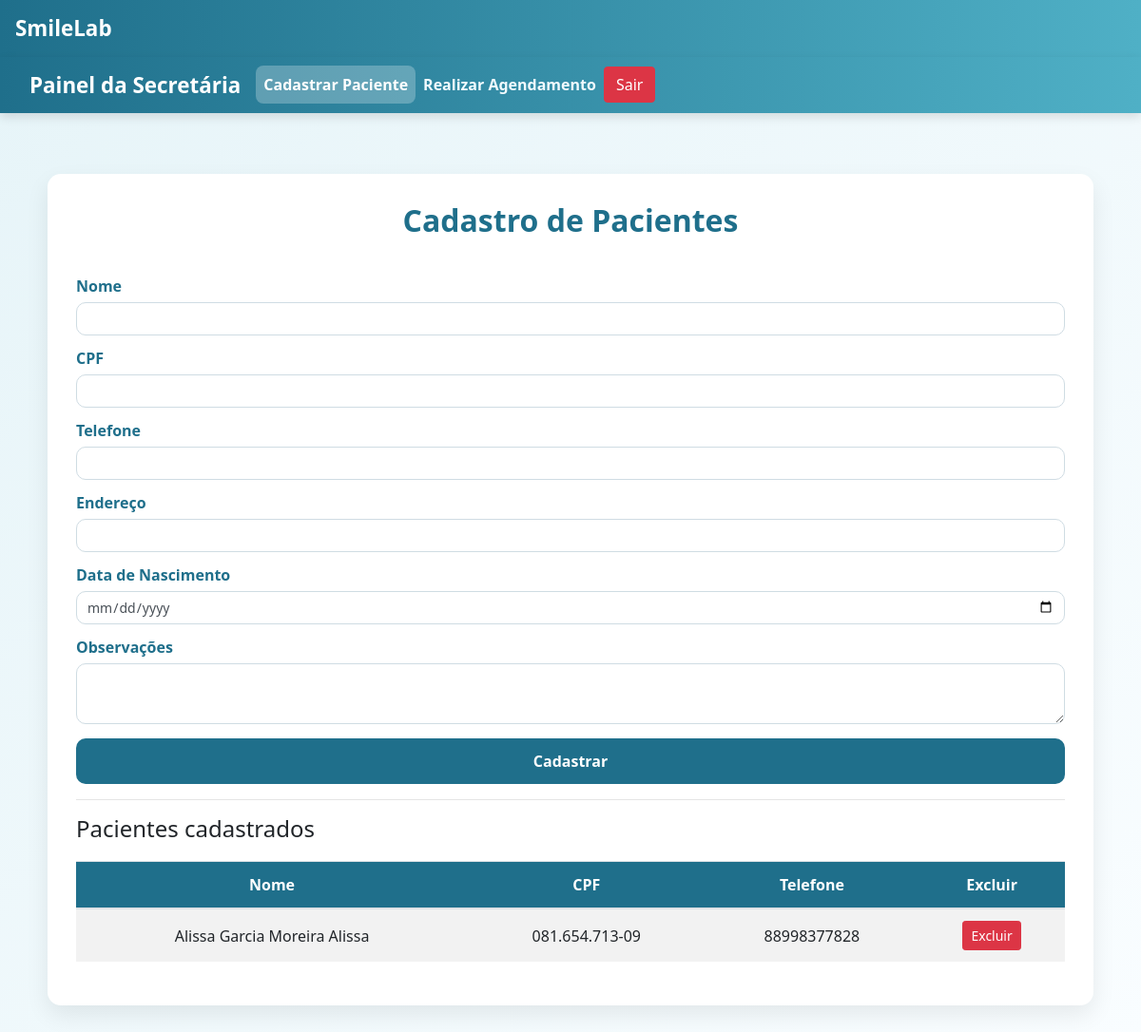
The page /auth/pacientes/ on the database its author committed.
### usuarios/models.py (models this page shows, shortened)
class Paciente(models.Model):
    nome = models.CharField(max_length=100)
    cpf = models.CharField(max_length=14, unique=True)
    telefone = models.CharField(max_length=20)
    endereco = models.CharField(max_length=255)
    data_nascimento = models.DateField()
    observacao = models.TextField(blank=True, null=True)

### usuarios/views.py (the view, shortened to what this page needs)
# urls.py: path('pacientes/', views.cadastrar_pacientes, name='cadastrar_pacientes'),
@has_permission_decorator('cadastrar_pacientes')
def cadastrar_pacientes(request):
    if request.method == "GET":
        pacientes = Paciente.objects.all()
        return render(request, 'cadastrar_pacientes.html', {'pacientes': pacientes})

### usuarios/templates/cadastrar_pacientes.html (shortened to what this page needs)
{% extends 'base.html' %}
{% block 'body' %}
<nav class="navbar navbar-expand-lg navbar-dark bg-dark">
  <div class="container-fluid">
    <a class="navbar-brand" href="{% url 'dashboard_secretaria' %}">Painel da Secretária</a>
    <div class="collapse navbar-collapse">
      <ul class="navbar-nav me-auto mb-2 mb-lg-0">
        <li class="nav-item">
          <a class="nav-link active" href="{% url 'cadastrar_pacientes' %}">Cadastrar Paciente</a>
        </li>
        <li class="nav-item">
          <a class="nav-link" href="{% url 'agendamentos' %}">Realizar Agendamento</a>
        </li>
      </ul>
      <a href="{% url 'sair' %}" class="btn btn-danger">Sair</a>
    </div>
  </div>
</nav>
<br>
<div class="container">
  <h2>Cadastro de Pacientes</h2>
  <form action="{% url 'cadastrar_pacientes' %}" method="POST">
    <label>Nome</label>
    <input type="text" name="nome" class="form-control" required>
    <br>
    <label>CPF</label>
    <input type="text" name="cpf" class="form-control" required>
    <br>
    <label>Telefone</label>
    <input type="text" name="telefone" class="form-control" required>
    <br>
    <label>Endereço</label>
    <input type="text" name="endereco" class="form-control" required>
    <br>
    <label>Data de Nascimento</label>
    <input type="date" name="data_nascimento" class="form-control" required>
    <br>
    <label>Observações</label>
    <textarea name="observacao" class="form-control"></textarea>
    <br>
    <input type="submit" value="Cadastrar" class="btn btn-success">
  </form>
  <hr>
  <h4>Pacientes cadastrados</h4>
  <table class="table table-striped">
    <thead>
      <tr>
        <th>Nome</th>
        <th>CPF</th>
        <th>Telefone</th>
        <th>Excluir</th>
      </tr>
    </thead>
    <tbody>
      {% for paciente in pacientes %}
      <tr>
        <td>{{ paciente.nome }}</td>
        <td>{{ paciente.cpf }}</td>
        <td>{{ paciente.telefone }}</td>
        <td>
          <a href="{% url 'excluir_paciente' paciente.id %}" class="btn btn-danger btn-sm">
            Excluir
          </a>
        </td>
      </tr>
      {% endfor %}
    </tbody>
  </table>
</div>
{% endblock %}

### templates/static/usuarios/css/css.css (style rules this page uses)
* { box-sizing: border-box; }
body { background: linear-gradient(135deg, #e6f4f8, #f9fdff); font-family: 'Segoe UI', Tahoma, Geneva, Verdana, sans-serif; min-height: 100vh; margin: 0; }
.container { max-width: 1100px; margin: 40px auto; background-color: #ffffff; padding: 30px; border-radius: 14px; box-shadow: 0 10px 25px rgba(0,0,0,0.08); }
h1, h2, h3 { text-align: center; color: #1f6f8b; font-weight: 700; margin-bottom: 25px; }
label { font-weight: 600; color: #1f6f8b; margin-bottom: 5px; }
.form-control { border-radius: 10px; border: 1px solid #cfdce3; padding: 10px; font-size: 14px; transition: 0.3s; width: 100%; }
.form-control::placeholder { color: #9fb3bd; }
.btn-success { width: 100%; background-color: #1f6f8b; border: none; border-radius: 10px; padding: 12px; font-size: 16px; font-weight: 600; transition: 0.3s; margin-top: 15px; }
form { display: flex; flex-direction: column; }
form label { margin-top: 12px; }
.table { margin-top: 20px; }
.table th { background-color: #1f6f8b; color: white; text-align: center; }
.table td { vertical-align: middle; text-align: center; }
.navbar { background: linear-gradient(90deg, #1f6f8b, #4fb0c6) !important; box-shadow: 0 4px 10px rgba(0,0,0,0.12); }
.navbar-brand { color: #ffffff !important; font-weight: 700; font-size: 1.4rem; }
.navbar-dark .navbar-nav .nav-link { color: #f1fbff; font-weight: 600; transition: 0.3s; }
.navbar-dark .navbar-nav .active { background-color: rgba(255,255,255,0.25); border-radius: 8px; }

### rows shown on the page
Paciente: nome "Alissa Garcia Moreira Alissa", cpf "081.654.713-09", telefone "88998377828"
